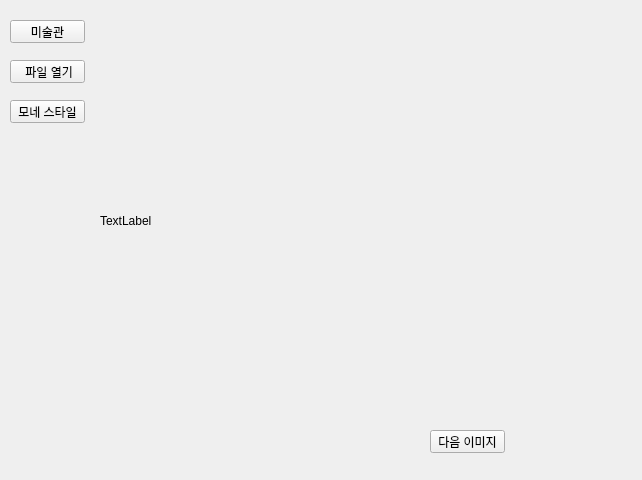
<?xml version="1.0" encoding="UTF-8"?>
<ui version="4.0">
 <class>Form</class>
 <widget class="QWidget" name="Form">
  <property name="geometry">
   <rect>
    <x>0</x>
    <y>0</y>
    <width>642</width>
    <height>480</height>
   </rect>
  </property>
  <property name="windowTitle">
   <string>Form</string>
  </property>
  <widget class="QPushButton" name="image_muse">
   <property name="geometry">
    <rect>
     <x>10</x>
     <y>20</y>
     <width>75</width>
     <height>23</height>
    </rect>
   </property>
   <property name="text">
    <string>미술관</string>
   </property>
  </widget>
  <widget class="QPushButton" name="next">
   <property name="geometry">
    <rect>
     <x>430</x>
     <y>430</y>
     <width>75</width>
     <height>23</height>
    </rect>
   </property>
   <property name="text">
    <string>다음 이미지</string>
   </property>
  </widget>
  <widget class="QLabel" name="output1">
   <property name="geometry">
    <rect>
     <x>100</x>
     <y>20</y>
     <width>431</width>
     <height>401</height>
    </rect>
   </property>
   <property name="text">
    <string/>
   </property>
   <property name="pixmap">
    <pixmap>C:/Users/admin/Downloads/1-output.jpg</pixmap>
   </property>
  </widget>
  <widget class="QLabel" name="output2">
   <property name="geometry">
    <rect>
     <x>100</x>
     <y>40</y>
     <width>531</width>
     <height>361</height>
    </rect>
   </property>
   <property name="text">
    <string/>
   </property>
   <property name="pixmap">
    <pixmap>C:/Users/admin/Downloads/example_gan.gif</pixmap>
   </property>
   <property name="scaledContents">
    <bool>true</bool>
   </property>
   <property name="alignment">
    <set>Qt::AlignCenter</set>
   </property>
  </widget>
  <widget class="QPushButton" name="open_file">
   <property name="geometry">
    <rect>
     <x>10</x>
     <y>60</y>
     <width>75</width>
     <height>23</height>
    </rect>
   </property>
   <property name="text">
    <string> 파일 열기</string>
   </property>
  </widget>
  <widget class="QPushButton" name="mone_style">
   <property name="geometry">
    <rect>
     <x>10</x>
     <y>100</y>
     <width>75</width>
     <height>23</height>
    </rect>
   </property>
   <property name="text">
    <string>모네 스타일</string>
   </property>
  </widget>
  <widget class="QLabel" name="pixmap_1">
   <property name="geometry">
    <rect>
     <x>100</x>
     <y>20</y>
     <width>471</width>
     <height>401</height>
    </rect>
   </property>
   <property name="text">
    <string>TextLabel</string>
   </property>
   <property name="scaledContents">
    <bool>true</bool>
   </property>
  </widget>
  <widget class="QLabel" name="output3">
   <property name="geometry">
    <rect>
     <x>100</x>
     <y>20</y>
     <width>471</width>
     <height>401</height>
    </rect>
   </property>
   <property name="text">
    <string/>
   </property>
   <property name="pixmap">
    <pixmap>C:/Users/admin/Downloads/sample1.png</pixmap>
   </property>
   <property name="scaledContents">
    <bool>true</bool>
   </property>
  </widget>
  <widget class="QLabel" name="output4">
   <property name="geometry">
    <rect>
     <x>100</x>
     <y>20</y>
     <width>471</width>
     <height>401</height>
    </rect>
   </property>
   <property name="text">
    <string/>
   </property>
   <property name="pixmap">
    <pixmap>C:/Users/admin/Downloads/sample2.png</pixmap>
   </property>
   <property name="scaledContents">
    <bool>true</bool>
   </property>
  </widget>
 </widget>
 <resources/>
 <connections/>
</ui>
